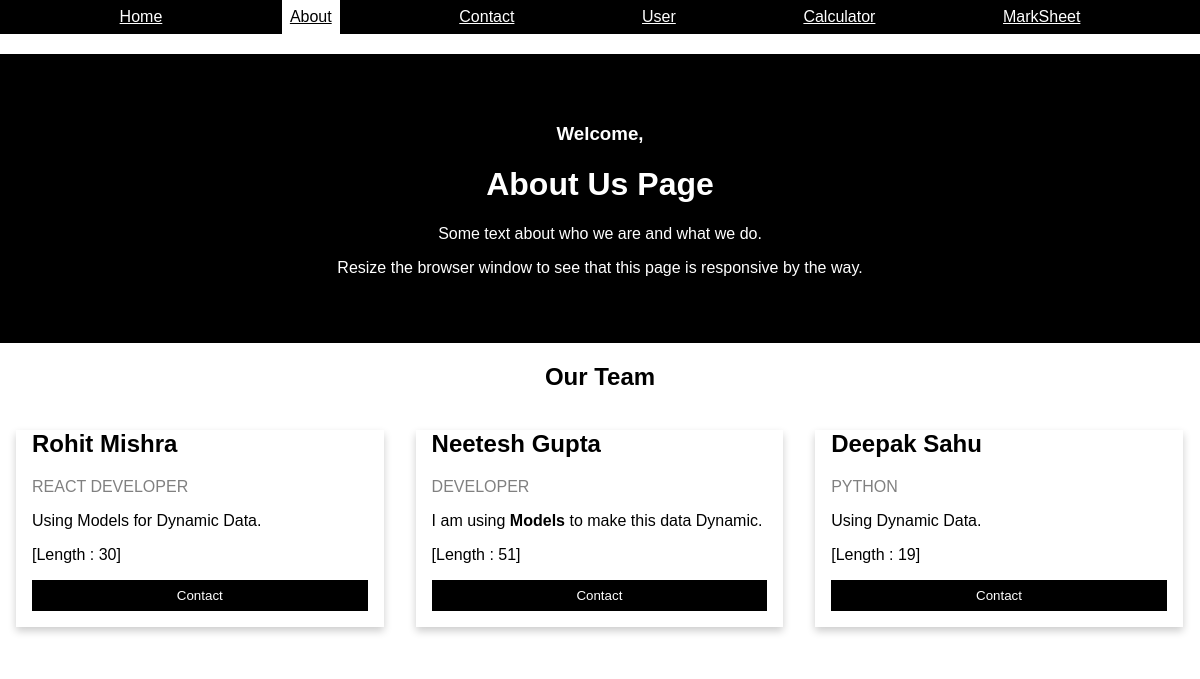
The page /about-us/ on the database its author committed.
### service/models.py (models this page shows)
class Service(models.Model):
    service_name=models.CharField(max_length=50)
    service_title=models.CharField(max_length=50)
    service_desc=models.TextField()

### learn_dj/views.py (the view)
# urls.py: path('about-us/', views.aboutUs, name="aboutus"),
def aboutUs(request):
    service_data = Service.objects.all().order_by('-service_name')[:3]
    data={
        'service_data' : service_data
    }
    if request.method=="GET":
        name=request.GET.get('name')
    return render(request, "about.html", data)

### templates/about.html (shortened to what this page needs)
{% extends "base.html" %}
    {% block content %}
    <link rel="stylesheet" href="/static/css/about.css" />
  </head>
  <body>
    <div class="about-section">
      <h3>Welcome, {{name}}</h3>
      <h1>About Us Page</h1>
      <p>Some text about who we are and what we do.</p>
      <p>
        Resize the browser window to see that this page is responsive by the
        way.
      </p>
    </div>
    <h2 style="text-align: center">Our Team</h2>
    <div class="row">
      {% for n in service_data %}
      <div class="column">
        <div class="card">
          <div class="container">
            <h2>{{n.service_name}}</h2>
            <p class="title">{{n.service_title | upper}}</p>
            <p>{{n.service_desc | safe}}</p>
            <p>[Length : {{n.service_desc | length}}]</p>
            <p><button class="button">Contact</button></p>
          </div>
        </div>
      </div>
      {% endfor %}
    </div>
    {% endblock %}

### static/css/about.css (style rules this page uses)
body { font-family: Arial, Helvetica, sans-serif; margin: 0; }
html { box-sizing: border-box; }
*, *:before, *:after { box-sizing: inherit; }
.column { float: left; width: 33.3%; margin-bottom: 16px; padding: 0 8px; }
.card { box-shadow: 0 4px 8px 0 rgba(0, 0, 0, 0.2); margin: 8px; }
.about-section { padding: 50px; text-align: center; margin-top: 20px; background-color: black; color: white; }
.container { padding: 0 16px; }
.container::after, .row::after { content: ""; clear: both; display: table; }
.title { color: grey; }
.button { border: none; outline: 0; display: inline-block; padding: 8px; color: white; background-color: #000; text-align: center; cursor: pointer; width: 100%; }

### rows shown on the page
Service: service_name "Rohit Mishra", service_title "REACT DEVELOPER", service_desc "Using Models for Dynamic Data.", service_desc|length "30"
Service: service_name "Neetesh Gupta", service_title "DEVELOPER", service_desc "I am using Models to make this data Dynamic.", service_desc|length "51"
Service: service_name "Deepak Sahu", service_title "PYTHON", service_desc "Using Dynamic Data.", service_desc|length "19"
